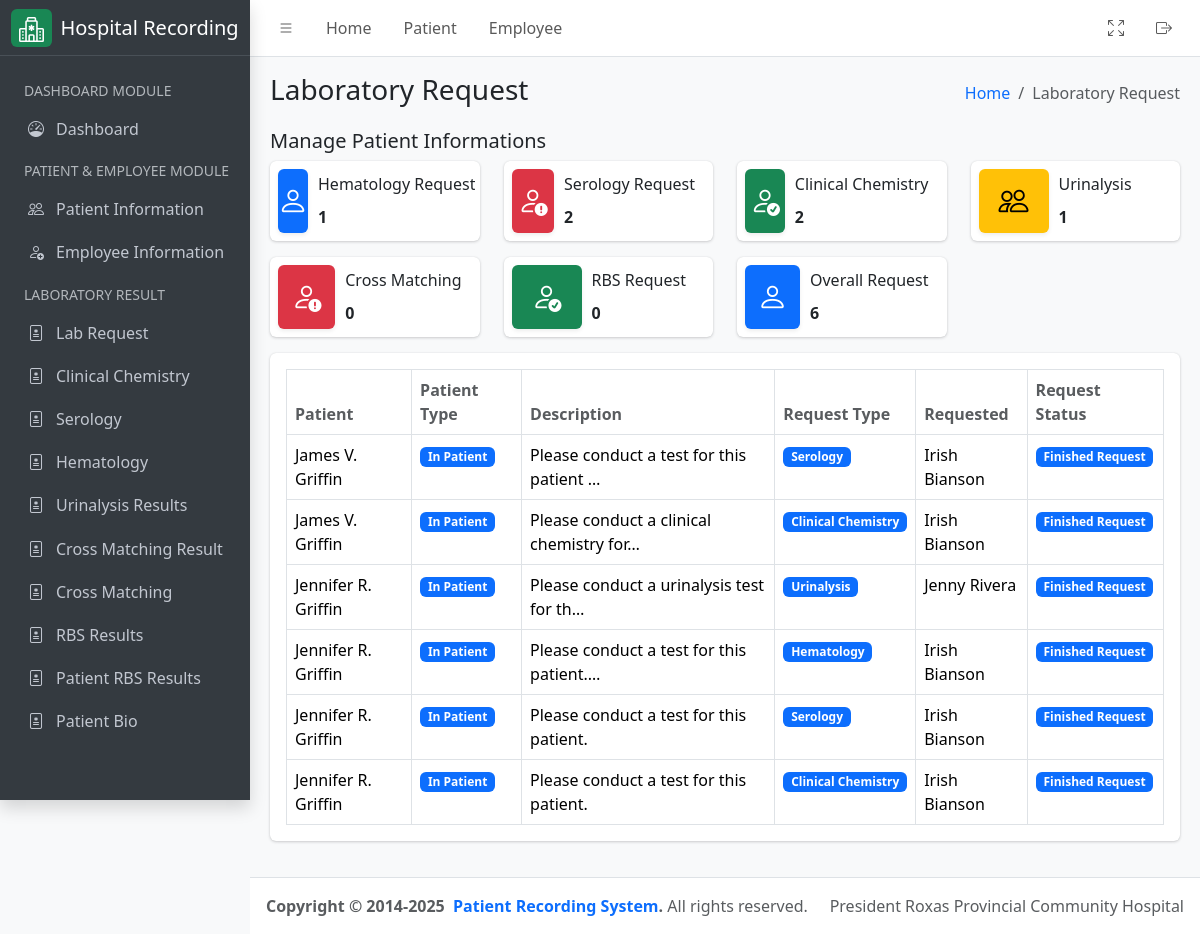
The page /laboratory/request/result (signed in) on the database its author committed.
### hospital_app/models.py (models this page shows, shortened)
class LabRequest(models.Model):
    lab_request_type = (
        ("Clinical Chemistry", "Clinical Chemistry"),
        ("Cross Matching", "Cross Matching"),
        ("Urinalysis", "Urinalysis"),
        ("Hematology", "Hematology"),
        ("Serology", "Serology"),
        ("RBS", "RBS"),
    )
    patient = models.ForeignKey(
        Patient,
        on_delete=models.CASCADE,
        related_name="patient_lab_requests",
        help_text="Patient needs to be examine",
    )
    description = models.TextField(
        max_length=300, help_text="Description for laboratory request"
    )
    lab_request_type = models.CharField(
        max_length=255,
        choices=lab_request_type,
        help_text="Type of laboratory request",
    )
    requested_by = models.ForeignKey(
        CustomUser,
        related_name="requested_by_lab",
        limit_choices_to=Q(groups__name="Doctor") | Q(groups__name="Nurse"),
        on_delete=models.CASCADE,
        null=True,
        blank=True,
    )
    date_request = models.DateTimeField(auto_now_add=True)
    is_done = models.BooleanField(
        default=False, help_text="Toggle if the request is done."
    )

class Patient(models.Model):
    firstname = models.CharField(max_length=255)
    middlename = models.CharField(max_length=255, null=False, blank=True)
    lastname = models.CharField(max_length=255)
    age = models.PositiveIntegerField()
    sex = models.CharField(
        max_length=10, choices=(("Male", "Male"), ("Female", "Female"))
    )
    birthdate = models.DateField(help_text="Birth date of the patient", null=True, blank=True)
    address = models.TextField(help_text="Permanent address of the patient", null=True, blank=True)
    physician = models.ForeignKey(
        CustomUser,
        related_name="physician",
        limit_choices_to={"groups__name": "Physician"},
        on_delete=models.CASCADE,
    )
    room_number = models.PositiveIntegerField(null=True, blank=True, help_text="Leave room number as empty if out patient")
    sample_type = models.CharField(max_length=255)
    time_of_collection = models.TimeField(auto_now_add=True)
    date_of_collection = models.DateField(auto_now_add=True)
    sars_result = models.CharField(max_length=255)
    date = models.DateField(auto_now_add=True)
    serial_number = models.CharField(max_length=255, help_text="Serial number example: PT-01152025-R23")
    assigned_pathologist = models.ForeignKey(
        CustomUser,
        related_name="patient_pathologist",
        on_delete=models.CASCADE,
        null=True,
        blank=True,
        limit_choices_to={"groups__name": "Pathologist"},
    )
    assigned_technologist = models.ForeignKey(
        CustomUser,
        related_name="patient_technologist",
        on_delete=models.CASCADE,
        null=True,
        blank=True,
        limit_choices_to={"groups__name": "Medical Technologist"},
    )
    patient_type = models.CharField(
        max_length=100,
        default="In Patient",
        choices=(
            ("In Patient", "In Patient"),
            ("Out Patient", "Out Patient"),
        ),
    )
    def get_full_name(self):
        return f"{self.firstname}  { self.middlename[0] + '.' if self.middlename else ''} {self.lastname}"
    class Meta:
        ordering = ("time_of_collection",)

class CustomUser(AbstractUser):
    license_number = models.CharField(max_length=10, unique=True, db_index=True)
    class Meta:
        verbose_name = "User"
        verbose_name_plural = "Users"

### hospital_app/views.py (the view)
# urls.py: path('laboratory/request/result', LaboratoryRequestView.as_view(), name="laboratory__result_list"),
class LaboratoryRequestView(ListView):
    template_name = "lab_request.html"
    queryset = LabRequest.objects.all().order_by("-date_request")
    context_object_name = "results"
    def get_queryset(self):
        current_user = self.request.user
        if (
            current_user.groups.filter(Q(name="Medical Technologist")).exists()
            or current_user.groups.filter(Q(name="Administrator")).exists()
        ):
            return LabRequest.objects.all().order_by("-date_request")
        return LabRequest.objects.filter(requested_by=current_user).order_by(
            "-date_request"
        )
    def get_context_data(self, **kwargs):
        context = super().get_context_data(**kwargs)
        context["detail_header"] = "Laboratory Request List"
        context["humberger_header"] = "Laboratory Request"
        context["hematology_count"] = LabRequest.objects.filter(
            lab_request_type="Hematology"
        ).count()
        context["serology_count"] = LabRequest.objects.filter(
            lab_request_type="Serology"
        ).count()
        context["clinical_chemistry_count"] = LabRequest.objects.filter(
            lab_request_type="Clinical Chemistry"
        ).count()
        context["cross_matching_count"] = LabRequest.objects.filter(
            lab_request_type="Cross Matching"
        ).count()
        context["urinalysis_count"] = LabRequest.objects.filter(
            lab_request_type="Urinalysis"
        ).count()
        context["rbs_count"] = LabRequest.objects.filter(lab_request_type="RBS").count()
        context["overall_results"] = LabRequest.objects.count()
        return context

### hospital_app/templatetags/group.py (called while the page is built)
@register.filter
def has_group(user, group_name):
    return user.groups.filter(name=group_name).exists()

### hospital_app/templates/lab_request.html (shortened to what this page needs)
{% extends './includes/base.html' %}
{% load group %}
{% load static %}
{% block content %}
<div class="container-fluid">
    <div class="row">
        <div class="col-12">
            <div class="d-flex justify-content-between align-items-center">
                <h5>Manage Patient Informations</h5>
            </div>
        </div>
    </div>
    <div class="row">
        <div class="col-12 col-sm-6 col-md-3">
            <div class="info-box">
                <span class="info-box-icon text-bg-primary shadow-sm">
                    <i class="bi bi-person"></i>
                </span>
                <div class="info-box-content">
                    <span class="info-box-text">Hematology Request</span>
                    <span class="info-box-number">
                        {{ hematology_count }}
                    </span>
                </div>
            </div>
        </div>
        <div class="col-12 col-sm-6 col-md-3">
            <div class="info-box">
                <span class="info-box-icon text-bg-danger shadow-sm">
                    <i class="bi bi-person-exclamation"></i>
                </span>
                <div class="info-box-content">
                    <span class="info-box-text">Serology Request</span>
                    <span class="info-box-number">{{ serology_count }}</span>
                </div>
            </div>
        </div>
        <div class="col-12 col-sm-6 col-md-3">
            <div class="info-box">
                <span class="info-box-icon text-bg-success shadow-sm">
                    <i class="bi bi-person-check"></i>
                </span>
                <div class="info-box-content">
                    <span class="info-box-text">Clinical Chemistry</span>
                    <span class="info-box-number">
                        {{ clinical_chemistry_count }}
                    </span>
                </div>
            </div>
        </div>
        <div class="col-12 col-sm-6 col-md-3">
            <div class="info-box">
                <span class="info-box-icon text-bg-warning shadow-sm">
                    <i class="bi bi-people"></i>
                </span>
                <div class="info-box-content">
                    <span class="info-box-text">Urinalysis</span>
                    <span class="info-box-number">
                        {{ urinalysis_count }}
                    </span>
                </div>
            </div>
        </div>
    </div>
    <div class="row">
        <div class="col-12 col-sm-6 col-md-3">
            <div class="info-box">
                <span class="info-box-icon text-bg-danger shadow-sm">
                    <i class="bi bi-person-exclamation"></i>
                </span>
                <div class="info-box-content">
                    <span class="info-box-text">Cross Matching</span>
                    <span class="info-box-number">
                        {{ cross_matching_count }}
                    </span>
                </div>
            </div>
        </div>
        <div class="col-12 col-sm-6 col-md-3">
            <div class="info-box">
                <span class="info-box-icon text-bg-success shadow-sm">
                    <i class="bi bi-person-check"></i>
                </span>
                <div class="info-box-content">
                    <span class="info-box-text">RBS Request</span>
                    <span class="info-box-number">
                        {{ rbs_count }}
                    </span>
                </div>
            </div>
        </div>
        <div class="col-12 col-sm-6 col-md-3">
            <div class="info-box">
                <span class="info-box-icon text-bg-primary shadow-sm">
                    <i class="bi bi-person"></i>
                </span>
                <div class="info-box-content">
                    <span class="info-box-text">Overall Request</span>
                    <span class="info-box-number">
                        {{ overall_results }}
                    </span>
                </div>
            </div>
        </div>
    </div>
    <div class="row">
        <div class="col-md-12">
            <div class="card mb-4">
                <div class="card-body">
                    <table id="datatable" class="table table-bordered table-hover">
                        <thead>
                            <tr>
                                <th class="text-muted">Patient</th>
                                <th class="text-muted">Patient Type</th>
                                <th class="text-muted">Description</th>
                                <th class="text-muted">Request Type</th>
                                <th class="text-muted">Requested</th>
                                <th class="text-muted">Request Status</th>
                            </tr>
                        </thead>
                        <tbody>
                            {% for result in results %}
                            <tr>
                                <td>{{ result.patient.get_full_name }}</td>
                                <td>
                                    <span class="badge bg-primary">{{ result.patient.patient_type }}</span>
                                </td>
                                <td>
                                    {{ result.description|truncatechars:40 }}
                                </td>
                                <td>
                                    <span class="badge bg-primary">{{ result.lab_request_type }}</span>
                                </td>
                                <td>
                                    {{ result.requested_by.get_full_name }}
                                </td>
                                <td>
                                    <span class="badge bg-{% if result.is_done %}primary{% else %}danger{% endif %}">{% if result.is_done %}Finished Request{% else %}Pending Request{% endif %}</span>
                                </td>
                            </tr>
                            {% endfor %}
                        </tbody>
                    </table>
                </div>
            </div>
        </div>
    </div>
</div>
{% endblock %}

### rows shown on the page
LabRequest: patient.get_full_name "James V. Griffin", patient.patient_type "In Patient", description "Please conduct a test for this patient …", lab_request_type "Serology", requested_by.get_full_name "Irish Bianson", is_done "Finished Request"
LabRequest: patient.get_full_name "James V. Griffin", patient.patient_type "In Patient", description "Please conduct a clinical chemistry for…", lab_request_type "Clinical Chemistry", requested_by.get_full_name "Irish Bianson", is_done "Finished Request"
LabRequest: patient.get_full_name "Jennifer R. Griffin", patient.patient_type "In Patient", description "Please conduct a urinalysis test for th…", lab_request_type "Urinalysis", requested_by.get_full_name "Jenny Rivera", is_done "Finished Request"
LabRequest: patient.get_full_name "Jennifer R. Griffin", patient.patient_type "In Patient", description "Please conduct a test for this patient.…", lab_request_type "Hematology", requested_by.get_full_name "Irish Bianson", is_done "Finished Request"
LabRequest: patient.get_full_name "Jennifer R. Griffin", patient.patient_type "In Patient", description "Please conduct a test for this patient.", lab_request_type "Serology", requested_by.get_full_name "Irish Bianson", is_done "Finished Request"
LabRequest: patient.get_full_name "Jennifer R. Griffin", patient.patient_type "In Patient", description "Please conduct a test for this patient.", lab_request_type "Clinical Chemistry", requested_by.get_full_name "Irish Bianson", is_done "Finished Request"

### other values the page prints
{{ humberger_header }} "Laboratory Request"
{{ hematology_count }} "1"
{{ serology_count }} "2"
{{ clinical_chemistry_count }} "2"
{{ urinalysis_count }} "1"
{{ cross_matching_count }} "0"
{{ rbs_count }} "0"
{{ overall_results }} "6"
